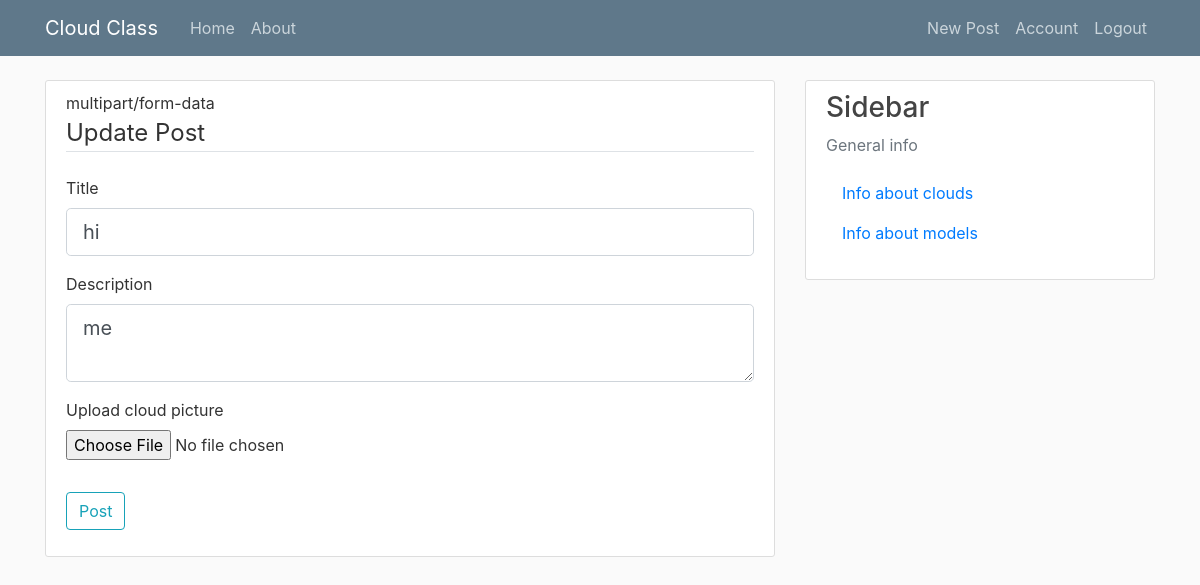
Page /post/1/update (signed in) on the earlier database version.
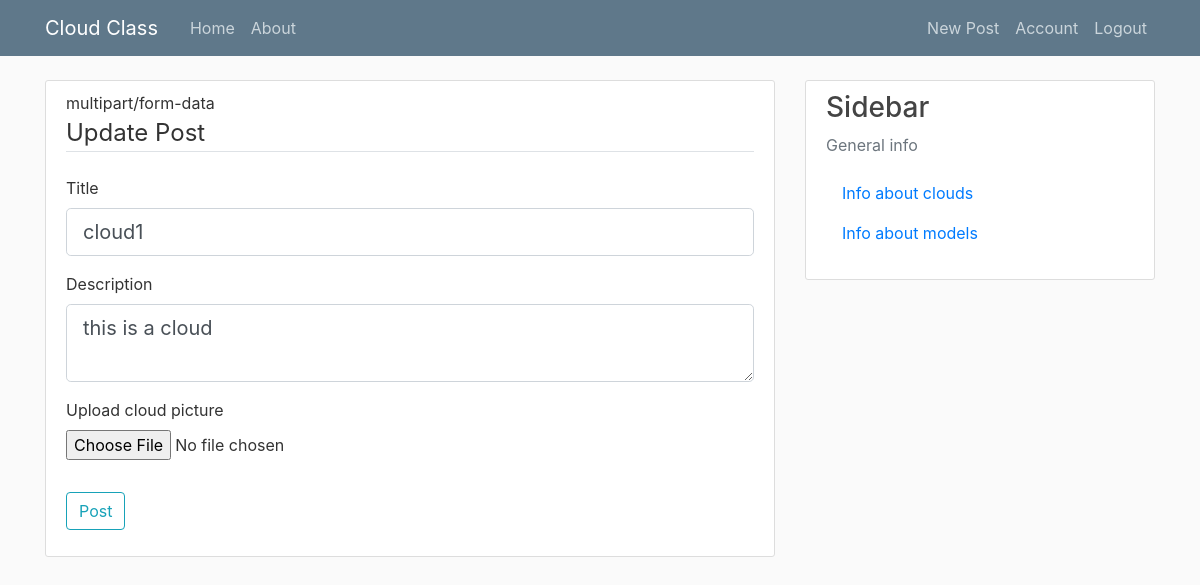
Same page on the later database version.
### cloud_app/models.py (models this page shows, shortened)
class Post(db.Model):
	id              = db.Column(db.Integer, primary_key = True)
	title           = db.Column(db.String(100), nullable = False)
	date_posted     = db.Column(db.DateTime, nullable = False, default = datetime.utcnow)
	content         = db.Column(db.Text, nullable = False)
	image_file      = db.Column(db.String(255), default = 'default.jpg')
	classifications = db.relationship('Classification', backref='subject', lazy = True)
	user_id     = db.Column(db.Integer, db.ForeignKey('user.id'), nullable = False)

### cloud_app/posts/routes.py (the view)
@posts.route('/post/<int:post_id>/update', methods = ['GET', 'POST'])
@login_required
def update_post(post_id):
	post = Post.query.get_or_404(post_id)
	if post.author != current_user:
		abort(403)
	form = PostForm()
	if form.validate_on_submit():
		post.title = form.title.data
		post.content = form.content.data
		db.session.commit()
		flash('Your post has been updated!', 'success')
		return redirect(url_for('posts.post', post_id = post.id ))
	elif request.method == 'GET':
		form.title.data = post.title
		form.content.data = post.content
	return render_template('create_post.html', title = 'Update Post', form = form, legend = 'Update Post')

### cloud_app/posts/forms.py
class PostForm(FlaskForm):
    title = StringField('Title', validators=[DataRequired()])
    content = TextAreaField('Description', validators=[DataRequired()])
    picture = FileField('Upload cloud picture'  , validators=[FileAllowed(['jpg', 'png']), FileRequired([])])
    submit = SubmitField('Post')

### cloud_app/models.py (called while the page is built)
@login_manager.user_loader
def load_user(user_id):
	return User.query.get(int(user_id))

### cloud_app/templates/create_post.html (shortened to what this page needs)
{% extends "layout.html" %}
{% block content %}
    <div class='content-section'>
            multipart/form-data
        <form method="POST" action='' enctype = "multipart/form-data">
            <fieldset class='form-group'>
                <legend class='border-bottom mb-4'> {{ legend }}</legend>
                <div class='form-group'>
                    {{ form.title.label(class='form-control-label') }}
                    {% if form.title.errors %}
                        {{ form.title(class='form-control form-control-lg is-invalid')  }}
                        <div class='invalid-feedback'>
                            {% for error in form.title.errors %}
                                <span>
                                    {{ error }}
                                </span>
                            {% endfor %}
                        </div>
                    {% else %}
                        {{ form.title(class='form-control form-control-lg')  }}
                    {% endif %}
                </div>
                <div class='form-group'>
                    {{ form.content.label(class='form-control-label') }}
                    {% if form.content.errors %}
                        {{ form.content(class='form-control form-control-lg is-invalid')  }}
                        <div class='invalid-feedback'>
                            {% for error in form.content.errors %}
                                <span>
                                    {{ error }}
                                </span>
                            {% endfor %}
                        </div>
                    {% else %}
                        {{ form.content(class='form-control form-control-lg')  }}
                    {% endif %}
                </div>
                <div class='form-group'>
                    {{ form.picture.label() }}
                    {{ form.picture(class='form-control-file')}}
                </div>
            </fieldset>
            <div class='form-group'>
                {{ form.submit(class='btn btn-outline-info') }}
            </div>
        </form>
    </div>
{% endblock content %}

Differences in the rows shown:
changed Post: title "hi" → "cloud1"; content "me" → "this is a cloud"
